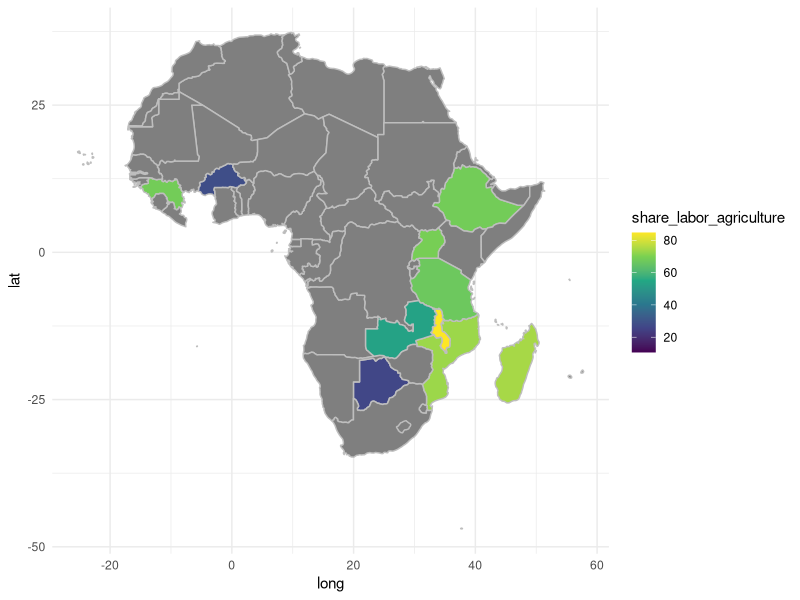
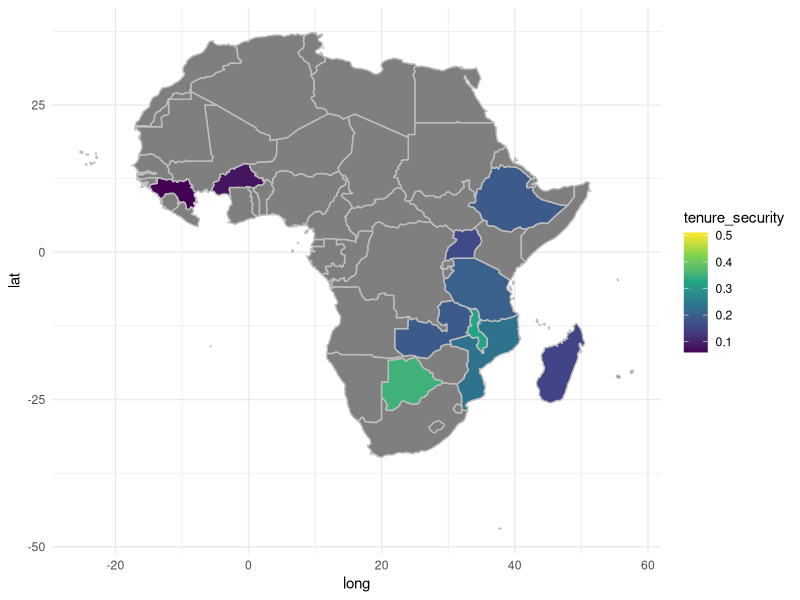
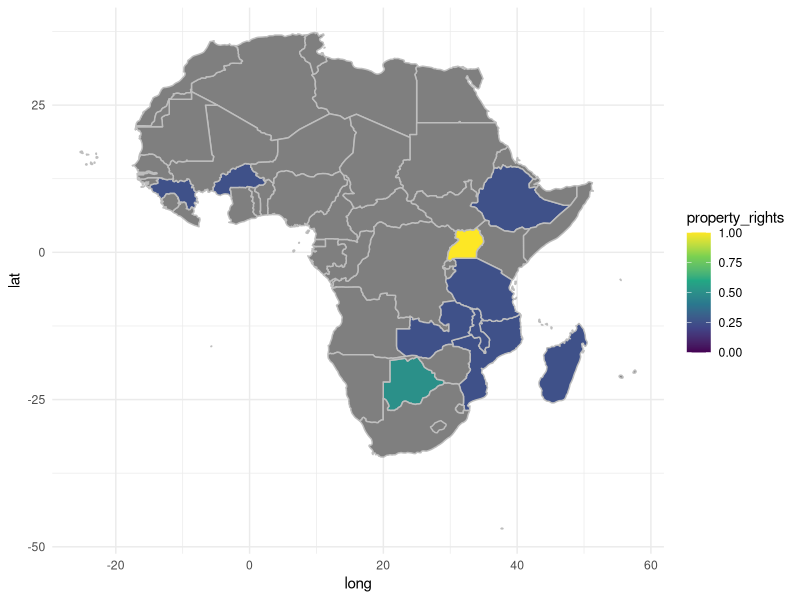
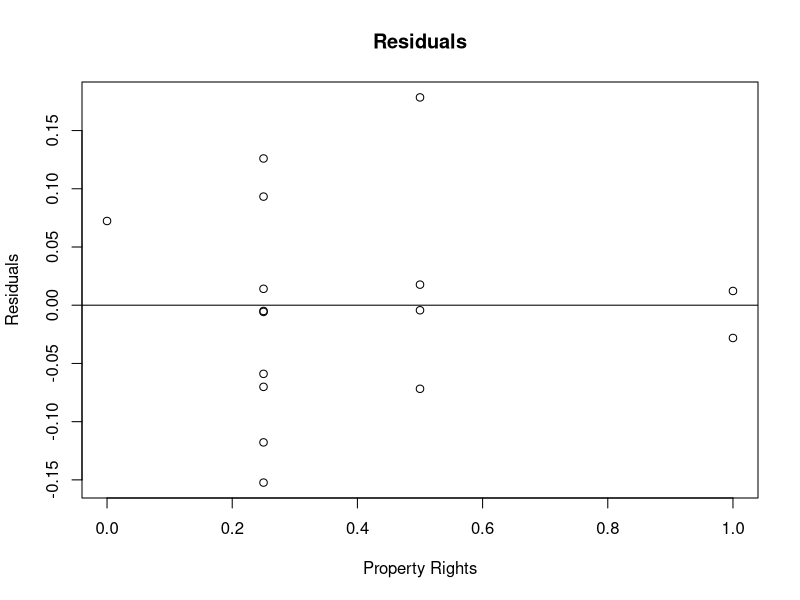

The R source for these figures, in order:
## ---- chunk 1
## Defaults for R chunks
knitr::opts_chunk$set(echo = TRUE, ## echo = TRUE means code will show
                      warning=FALSE, ## supress warnings and messages from R
                      message=FALSE,
                      fig.path='Figs/', ## where to save figures
                      fig.height = 6, ## default figure size (can differ in each chunk)
                      fig.width = 6)

## Add any R packages you require. 
## Here are some we will use in 811:
requires <- c("tidyverse", ## tidyverse includes dplyr and ggplot2
              "magrittr",
              "foreign",
              "here",
              "maps",
              "raster")

## Install any you don't have
to_install <- c(requires %in% rownames(installed.packages()) == FALSE)
install.packages(c(requires[to_install], "NA"), repos = "https://cloud.r-project.org/" )

## Load all required R packages
library(tidyverse)
library(ggplot2); theme_set(theme_minimal())
library(magrittr)
library(here)
library(maps)
library(raster)
## ---- chunk 2

world <- map_data("world") %>% rename(country = region)

continent <- raster::ccodes() %>% 
  rename(country = NAME)

world %<>% full_join(continent) # merge world dataset with dataset with continents

world %<>% 
  filter(continent == "Africa") # filter for countries in Africa

landata <- read_csv("data/ssa_sigi_2019.csv") 

landata %<>% 
  mutate(tenure_security = as.numeric(tenure_security)) # transforming Tenure_Security into a numeric variable 

landata %<>% rename(country = country_name) # change Country_Name to country 

landata %>%  # changing name of Ivory Coast and DRC to match 
  mutate(country = str_replace(country, "Ivory Coast" , "Côte d'Ivoire")) %>%
  mutate(country = str_replace(country, "DRC" , "Democratic Republic of the Congo"))

world %<>% full_join(landata) # joining world and landdata 

## ---- chunk 3

# Map of share of labor force employed in agriculture 

world %>%  
  ggplot( aes(x = long, y = lat) ) +  
  geom_polygon( aes(group = group, fill = share_labor_agriculture), color = "grey") +
  scale_fill_viridis_c()

## ---- chunk 4

# Map of women's tenure security   

world %>%  
  ggplot( aes(x = long, y = lat) ) +  
  geom_polygon( aes(group = group, fill = tenure_security), color = "grey") +
  scale_fill_viridis_c()

## ---- chunk 5

# Map of property rights

world %>%  
  ggplot( aes(x = long, y = lat) ) +  
  geom_polygon( aes(group = group, fill = property_rights), color = "grey") +
  scale_fill_viridis_c()

## ---- chunk 6

# OLS regression

d <- landata

model <- lm(d$tenure_security ~ d$property_rights + d$arable_land + d$share_labor_agriculture + d$cpi_score + d$rural_population)

summary(model)
## ---- chunk 7

# Plot of residuals

residuals.model <- resid(model)

plot(d$property_rights, residuals.model,
     ylab = "Residuals", xlab = "Property Rights",
     main = "Residuals") +
  abline(0,0)

## ---- chunk 8

kenya <- read_csv("data/Kenya_download_V1.csv")

kenya %<>% 
  rename(country = Q3) %>%
  rename(sex = Q21_Gender) %>%
  rename(formaldocs = Q55_any_formal) %>%
  rename(tenuresecurity = Q45_security)

myvariables <- c("country", "sex", "formaldocs", "tenuresecurity")

kenyadata <- kenya[myvariables]

m2 <- glm(factor(tenuresecurity) ~ formaldocs*sex, data = kenyadata, family = "binomial")

summary(m2)
